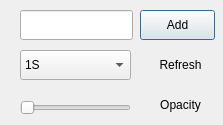
<?xml version="1.0" encoding="UTF-8"?>
<ui version="4.0">
 <class>SetupDialog</class>
 <widget class="QDialog" name="SetupDialog">
  <property name="geometry">
   <rect>
    <x>0</x>
    <y>0</y>
    <width>223</width>
    <height>125</height>
   </rect>
  </property>
  <property name="windowTitle">
   <string>Dialog</string>
  </property>
  <widget class="QPushButton" name="pushButtonAdd">
   <property name="geometry">
    <rect>
     <x>140</x>
     <y>10</y>
     <width>75</width>
     <height>30</height>
    </rect>
   </property>
   <property name="text">
    <string>Add</string>
   </property>
  </widget>
  <widget class="QLineEdit" name="lineEditEquity">
   <property name="geometry">
    <rect>
     <x>20</x>
     <y>10</y>
     <width>113</width>
     <height>30</height>
    </rect>
   </property>
  </widget>
  <widget class="QComboBox" name="comboBoxRefresh">
   <property name="geometry">
    <rect>
     <x>20</x>
     <y>50</y>
     <width>111</width>
     <height>30</height>
    </rect>
   </property>
   <item>
    <property name="text">
     <string>1S</string>
    </property>
   </item>
   <item>
    <property name="text">
     <string>5S</string>
    </property>
   </item>
   <item>
    <property name="text">
     <string>10S</string>
    </property>
   </item>
   <item>
    <property name="text">
     <string>30S</string>
    </property>
   </item>
   <item>
    <property name="text">
     <string>1M</string>
    </property>
   </item>
   <item>
    <property name="text">
     <string>5M</string>
    </property>
   </item>
   <item>
    <property name="text">
     <string>10M</string>
    </property>
   </item>
   <item>
    <property name="text">
     <string>30M</string>
    </property>
   </item>
   <item>
    <property name="text">
     <string>1H</string>
    </property>
   </item>
  </widget>
  <widget class="QLabel" name="labelRefresh">
   <property name="geometry">
    <rect>
     <x>140</x>
     <y>50</y>
     <width>81</width>
     <height>30</height>
    </rect>
   </property>
   <property name="text">
    <string>Refresh</string>
   </property>
   <property name="alignment">
    <set>Qt::AlignCenter</set>
   </property>
  </widget>
  <widget class="QSlider" name="horizontalSlider">
   <property name="geometry">
    <rect>
     <x>20</x>
     <y>100</y>
     <width>111</width>
     <height>15</height>
    </rect>
   </property>
   <property name="minimum">
    <number>1</number>
   </property>
   <property name="maximum">
    <number>10</number>
   </property>
   <property name="pageStep">
    <number>1</number>
   </property>
   <property name="orientation">
    <enum>Qt::Horizontal</enum>
   </property>
  </widget>
  <widget class="QLabel" name="labelOpacity">
   <property name="geometry">
    <rect>
     <x>140</x>
     <y>90</y>
     <width>81</width>
     <height>30</height>
    </rect>
   </property>
   <property name="text">
    <string>Opacity</string>
   </property>
   <property name="alignment">
    <set>Qt::AlignCenter</set>
   </property>
  </widget>
 </widget>
 <resources/>
 <connections/>
</ui>
